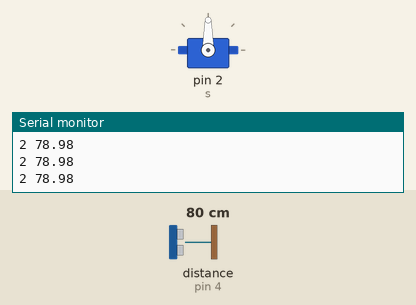
Recording of a sketch running on a simulated Arduino Uno, built with avr-gcc and run on an emulated ATmega328P. On the bench: servo, the last lines printed to the serial monitor. Wiring (inferred from the names in the program): ultrasonic range finder: trigger pin 5; echo pin 4. The test bench sets the inputs (shaded band); at power-on: distance to the obstacle (sensor on pin 4) 80 cm. The echo pulse lasts 58.3 µs per cm.

Above: at 1.2 s.
1.3 s: distance to the obstacle (sensor on pin 4) set to 32 cm
2.8 s: distance to the obstacle (sensor on pin 4) set to 28 cm
At 3.7 s:
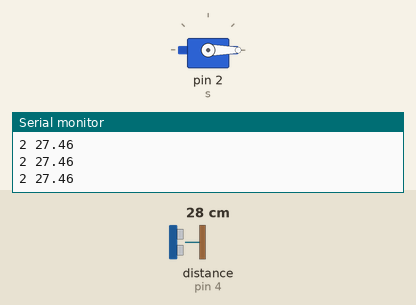
4.3 s: distance to the obstacle (sensor on pin 4) set to 35 cm
At 5.1 s:
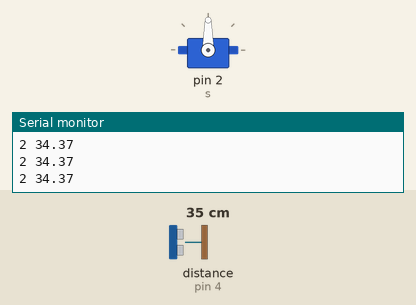
5.8 s: distance to the obstacle (sensor on pin 4) set to 2 cm
At 6.1 s:
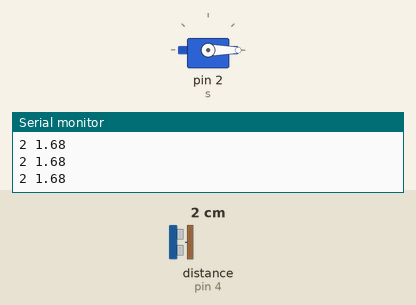
Timing chart, 0 to 8.3 s (numbered marks = the images above; inputs shaded):
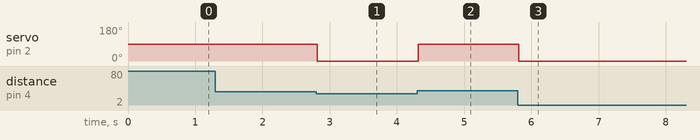

Measured:
- the behaviour switches between 31 and 30 cm on distance to the obstacle (sensor on pin 4) (found by bisection; images 0 and 1)
- after the input at 2.8 s, servo on pin 2 (s): 90° → 0° at once
- after the input at 4.3 s, servo on pin 2 (s): 0° → 90° at once
- after the input at 5.8 s, servo on pin 2 (s): 90° → 0° at once

The sketch:

Smart_Dustbin.ino
```cpp
#include<Servo.h>

void u_sonic_3_pin();
void u_sonic_4_pin();
int SIG=9,echo=4,trig=5;

Servo s;
void setup()
{
  Serial.begin(9600);

  s.attach(2);
  pinMode(trig,OUTPUT);
  pinMode(echo,INPUT);
}

void loop()
{

  //Uncomment the function that you want to use

// u_sonic_3_pin();

  u_sonic_4_pin();

}

void u_sonic_3_pin(){

  pinMode(SIG,OUTPUT);
  digitalWrite(SIG,LOW);
 digitalWrite(SIG,HIGH);
  delayMicroseconds(2);
  digitalWrite(SIG,LOW);
  delayMicroseconds(5);

  pinMode(SIG, INPUT);

 float duration=pulseIn(SIG,HIGH);

  float distance=(duration*0.034)/2.00;
 Serial.print("1 "); Serial.println(distance);

  if(distance>=30 && distance<=200){
    s.write(90);
  }
  else{
  s.write(0);
  }
}

void u_sonic_4_pin(){

  digitalWrite(trig,LOW);
  delayMicroseconds(2);
 digitalWrite(trig,HIGH);
  delayMicroseconds(2);
  digitalWrite(trig,LOW);
  delayMicroseconds(5);


 float duration=pulseIn(echo,HIGH);

  float distance=(duration*0.034)/2.00;
  Serial.print("2 "); Serial.println(distance);

   if(distance>=30 && distance<=200){
    s.write(90);
  }
  else{
  s.write(0);
  }
}
```
